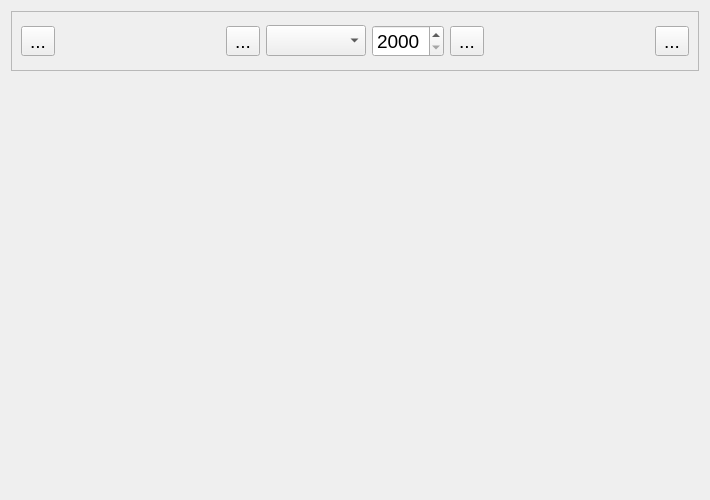
<?xml version="1.0" encoding="UTF-8"?>
<ui version="4.0">
 <class>MonatForm</class>
 <widget class="QWidget" name="MonatForm">
  <property name="geometry">
   <rect>
    <x>0</x>
    <y>0</y>
    <width>710</width>
    <height>500</height>
   </rect>
  </property>
  <property name="maximumSize">
   <size>
    <width>16777215</width>
    <height>16777215</height>
   </size>
  </property>
  <property name="windowTitle">
   <string>Form</string>
  </property>
  <layout class="QVBoxLayout" name="verticalLayout">
   <item>
    <widget class="QFrame" name="frame">
     <property name="minimumSize">
      <size>
       <width>0</width>
       <height>45</height>
      </size>
     </property>
     <property name="maximumSize">
      <size>
       <width>16777215</width>
       <height>60</height>
      </size>
     </property>
     <property name="font">
      <font>
       <pointsize>14</pointsize>
      </font>
     </property>
     <property name="frameShape">
      <enum>QFrame::StyledPanel</enum>
     </property>
     <layout class="QHBoxLayout" name="horizontalLayout">
      <item>
       <widget class="QToolButton" name="toolButton_4">
        <property name="text">
         <string>...</string>
        </property>
        <property name="iconSize">
         <size>
          <width>32</width>
          <height>32</height>
         </size>
        </property>
       </widget>
      </item>
      <item>
       <spacer name="horizontalSpacer">
        <property name="orientation">
         <enum>Qt::Horizontal</enum>
        </property>
        <property name="sizeHint" stdset="0">
         <size>
          <width>269</width>
          <height>20</height>
         </size>
        </property>
       </spacer>
      </item>
      <item>
       <widget class="QToolButton" name="toolButton">
        <property name="text">
         <string>...</string>
        </property>
        <property name="iconSize">
         <size>
          <width>32</width>
          <height>32</height>
         </size>
        </property>
       </widget>
      </item>
      <item>
       <widget class="QComboBox" name="comboBox"/>
      </item>
      <item>
       <widget class="QSpinBox" name="spinBox">
        <property name="minimum">
         <number>2000</number>
        </property>
        <property name="maximum">
         <number>2020</number>
        </property>
       </widget>
      </item>
      <item>
       <widget class="QToolButton" name="toolButton_2">
        <property name="text">
         <string>...</string>
        </property>
        <property name="iconSize">
         <size>
          <width>32</width>
          <height>32</height>
         </size>
        </property>
       </widget>
      </item>
      <item>
       <spacer name="horizontalSpacer_2">
        <property name="orientation">
         <enum>Qt::Horizontal</enum>
        </property>
        <property name="sizeHint" stdset="0">
         <size>
          <width>269</width>
          <height>20</height>
         </size>
        </property>
       </spacer>
      </item>
      <item>
       <widget class="QToolButton" name="toolButton_3">
        <property name="text">
         <string>...</string>
        </property>
        <property name="iconSize">
         <size>
          <width>32</width>
          <height>32</height>
         </size>
        </property>
       </widget>
      </item>
     </layout>
    </widget>
   </item>
   <item>
    <widget class="QFrame" name="frame_2">
     <property name="frameShape">
      <enum>QFrame::NoFrame</enum>
     </property>
     <property name="frameShadow">
      <enum>QFrame::Plain</enum>
     </property>
    </widget>
   </item>
  </layout>
 </widget>
 <resources/>
 <connections/>
</ui>
